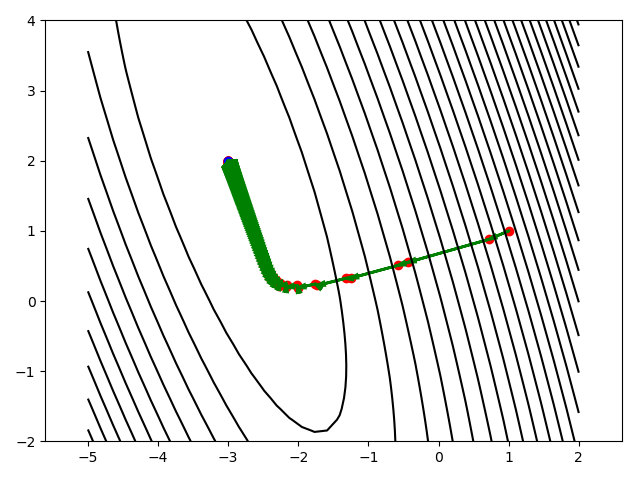

This chart was generated by the following Python code:
#!/usr/bin/python3

# Descente de gradient 

import numpy as np
import matplotlib.pyplot as plt


def descente_lot(f, grad_fi, points, K, X0, delta=0.1, epoques=3):
    liste_X = [X0]
    liste_grad = []
    X = X0
    N = len(points)

    for e in range(epoques):   # pour chaque époques
        j = 0                  # numérotation dans le lot
        for i in range(N):     # pour chaque données
            xi, yi = points[i]
            if j == 0:
                gradient_lot = grad_fi(*X, xi, yi)
            else:
                gradient_lot = gradient_lot + grad_fi(*X, xi, yi)
            
            j = j+1

            if j == K:   # fin de lot
                X = X - delta*gradient_lot
                liste_X.append(X)
                liste_grad.append(gradient_lot)
                j = 0    # remise à zéro pour lot suivant


    return liste_X, liste_grad


def affiche_descente_lot(f, grad_fi, points, K, X0, delta=0.1, epoques=3):
    liste_X, liste_grad = descente_lot(f, grad_fi, points, K, X0, delta=delta, epoques=epoques)
    print("Delta",delta)
    print("Nombre d'époques", epoques)
    print("Taille des lots", K)    
    print("Point initial", X0)
    for i in range(len(liste_X)-1):    # flèches
        print("--- Etape",i)
        print("Point :", *liste_X[i])
        print("Gradient ", *liste_grad[i])
        print("Valeur de la fonction ", f(*liste_X[i]))
    print("Dernier point :", *liste_X[-1])
    print("Dernière valeur de la fonction ", f(*liste_X[-1]))
    return


def graphique_descente_lot(f, grad_fi, points, K, X0, delta=0.1, epoques=3, zone = (-3.0,3.0,-3.0,3.0)):
    # 1. Points et gradients
    liste_X, liste_grad = descente_lot(f, grad_fi, points, K, X0, delta=delta, epoques=epoques)
    for x, y in liste_X:    # points
        plt.scatter(x, y, color='red')

    for i in range(len(liste_X)-1):    # flèches
        plt.arrow(*liste_X[i], *(-delta*liste_grad[i]), linewidth=2, color='green', length_includes_head=True, head_width=0.05, head_length=0.1)

    # 2. lignes de niveaux
    xmin, xmax, ymin, ymax = zone
    num = 40
    VX = np.linspace(xmin, xmax, num)
    VY = np.linspace(ymin, ymax, num)

    X, Y = np.meshgrid(VX, VY)
    Z = f(X, Y)

    # 3. affichage
    plt.contour(X, Y, Z, 30, colors='black')
    plt.scatter(-3,2, color='blue')  # minimum
    # plt.colorbar();
    plt.axis('equal')
    plt.tight_layout()
    plt.savefig('descente_lot.png')
    plt.show()
    return